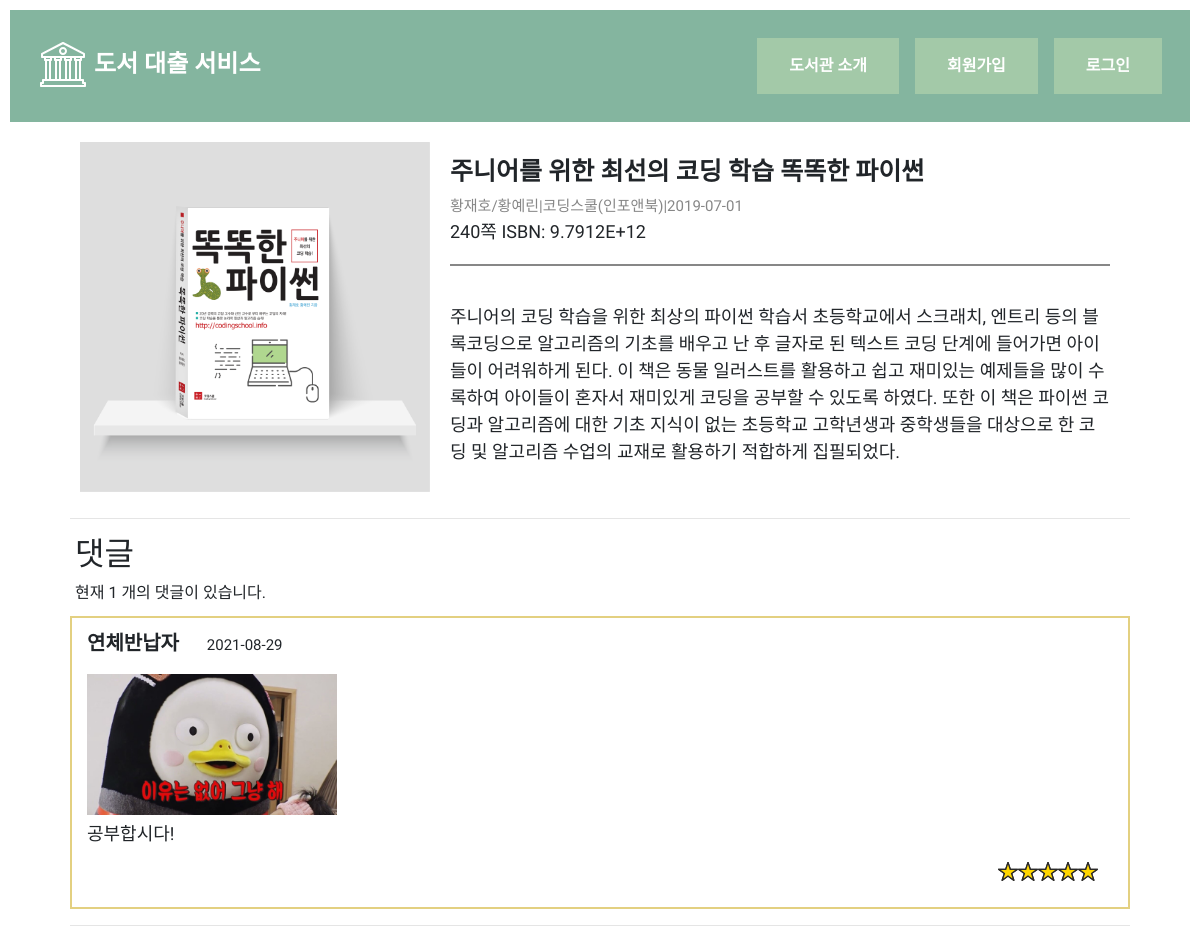
Screenshot of /detail/book/1/12398978982 with the database file from the repository.
### check_out_book/models.py (models this page shows, shortened)
class Book(db.Model):
    __tablename__ = 'BOOK'
    id = db.Column(db.Integer, primary_key=True, nullable=False)
    book_name = db.Column(db.String(100), nullable=False)
    publisher = db.Column(db.String(60), nullable=False)
    author = db.Column(db.String(30))
    publication_date = db.Column(db.Date)
    pages = db.Column(db.Integer)
    isbn = db.Column(db.String(50))
    description = db.Column(db.String(255))
    link = db.Column(db.String(255))
    stock = db.Column(db.Integer)
    rating = db.Column(db.Integer, db.ForeignKey('BOOK_REVIEW.id'))

class BookReview(db.Model):
    __tablename__ = 'BOOK_REVIEW'
    id = db.Column(db.Integer, primary_key=True,
                   nullable=False, autoincrement=True)
    book_id = db.Column(db.String(100), db.ForeignKey(
        'BOOK.id'), nullable=False)
    user_name = db.Column(db.String(20), nullable=False)
    user_id = db.Column(db.String(70), db.ForeignKey('LIBRARY_USER.email'))
    rating = db.Column(db.Float)
    content = db.Column(db.Text())
    create_time = db.Column(db.Date)
    imagelink = db.Column(db.String(225))

### check_out_book/views/detail_view.py (the view)
@bp.route('/book/<int:book_id>/<string:photolink>')
def book_detail(book_id, photolink):
    print(book_id)
    print(photolink)
    book_info = Book.query.filter_by(id=book_id).first()
    bookreview = BookReview.query.filter_by(book_id=book_id).order_by(
        BookReview.id.desc()).all()  # 최신순 정렬
    return render_template('BookDetail.html', book_info=book_info, review_info=bookreview, photolink=photolink)

### check_out_book/templates/BookDetail.html (shortened to what this page needs)
{% extends "Base.html" %}
{% block page_content %}
{% if book_info %}
    <div class='book-detail-class'>
    <div class="book_info">
        <div class="plusimg">
        <img class="detail-img" src="../../../{{book_info.link}}"></div>
        <div class="book-info-detail">
        <p style="font-size: 25px; font-weight: bold; margin-bottom: 5px;">{{ book_info.book_name }}</p>
        <p style="color:#878787;font-size: 15px;margin: 0;">{{ book_info.author }}|{{ book_info.publisher }}|{{ book_info.publication_date }}</p>
        {{ book_info.pages }}쪽 ISBN: {{ book_info.isbn }}
        <hr style="border-left:none;border-right:none;border-top:none;border-bottom:2px solid#878787; height: 3px !important; display: block !important; width: 100% !important;"/>
    </div>
    <div class="total-description">
        <div  class="book-description">
            <p>{{ book_info.description }}</p>
        </div>
    </div>
    </div>
<hr/>
<div class="review">
    <h2 style="margin-left: 5px;">댓글</h2>
    <div class="review-now">현재 {{ review_info|length }} 개의 댓글이 있습니다.</div>
    {% for review in review_info %}
    <div class="review-user">
        <p style="padding-top:10px;padding-left:5px;"><span style="font-weight: bold; font-size:20px;"> {{review.user_name}}</span>&nbsp;&nbsp;&nbsp;&nbsp;&nbsp;&nbsp;
            <span style="font-size: 15px;">{{review.create_time}}</span></p>
        {% if (review.imagelink == none) or (review.imagelink|int == 12398978982) %}
        {%else%}
        <img style="margin-left: 5px; margin-bottom: 5px;" class="detailphoto-img" src="../../../static/uploads/{{review.imagelink}}">
        {%endif%}
        <div class="reviewinfo">
            <div style="margin-left:5px; font-size: 18px;">  {{ review.content }}</div>
        </div>
        <div class="star-review">
            <div class="star-ratings-review">
                <div class="star-ratings-fill space-x-2 text-lg" style="width:{{review.rating*20+1.5}}%">
                    <span>★</span><span>★</span><span>★</span><span>★</span><span>★</span>
                </div>
                <div class="star-ratings-base space-x-2 text-lg">
                    <span>★</span><span>★</span><span>★</span><span>★</span><span>★</span>
                </div>
            </div>
        </div>
    </div>
    {% endfor %}
</div>
<hr/>
</div>
{% endif %}
{% endblock %}

### check_out_book/static/style.css (style rules this page uses)
.plusimg { display: grid; margin-right: 20px; grid-row-start: 1; grid-row-end: 3; vertical-align: middle; }
.detail-img { height: 350px; }
.detailphoto-img { width: 250px; height: auto; }
body { margin: 10px; }
.book-detail-class { width: 1060px; margin: 0 auto; padding: 0; position: relative; }
.book_info { display: grid; grid-template-columns: repeat(3, 1fr); grid-template-rows: auto; font-size: 18px; font-family: "Gowun Dodum", sans-serif; align-items: center; padding: 10px 20px 10px 10px; margin-bottom: 15px; box-sizing: border-box; text-align: left; }
.book-info-detail { display: grid; grid-column-start: 2; grid-column-end: 4; flex-direction: column; }
.total-description { display: grid; grid-column-start: 2; grid-column-end: 4; font-family: "Gowun Dodum", sans-serif; }
.book-description { display: grid; }
.review { margin-bottom: 10px; font-family: "Gowun Dodum", sans-serif; }
.reviewinfo { margin-bottom: 10px; display: flex; }
.review-now { font-family: "Gowun Dodum", sans-serif; padding-bottom: 10px; margin-left: 5px; }
.review-user { margin-top: 1px; border: 2px solid #e3d081; box-sizing: border-box; padding-left: 10px; }
.star-review { display: flex; flex-direction: column; align-items: flex-end; margin-bottom: 10px; }
.star-ratings-review { font-family: "Jua", sans-serif; font-size: 20px; color: #aaa9a9; position: relative; unicode-bidi: bidi-override; width: max-content; margin-right: 30px; float: right; margin-bottom: 10px; -webkit-text-fill-color: transparent; -webkit-text-stroke-width: 1.3px; -webkit-text-stroke-color: #2b2a29; }
.star-ratings-fill { color: #fff58c; padding: 0; position: absolute; z-index: 1; display: flex; overflow: hidden; -webkit-text-fill-color: gold; }
.star-ratings-base { z-index: 0; padding: 0; }

### rows the page displays
Book: link (picture), book_name "주니어를 위한 최선의 코딩 학습 똑똑한 파이썬", author "황재호/황예린", publisher "코딩스쿨(인포앤북)", publication_date "2019-07-01", pages "240", isbn "9.7912E+12", description "주니어의 코딩 학습을 위한 최상의 파이썬 학습서 초등학교에서 스크래치, 엔트리 등의 블록코딩으로 알고리즘의 기초를 배우고 난 후 글자로 된 텍스트 코딩 단계에 들어가면 아이들이 어려워하게 된다. 이 책은 동물 일러스트를 활용하고 쉽고 재미있는 예제들을 많이 수록하여 아이들이 혼자서 재미있게 코딩을 공부할 수 있도록 하였다. 또한 이 책은 파이썬 코딩과 알고리즘에 대한 기초 지식이 없는 초등학교 고학년생과 중학생들을 대상으로 한 코딩 및 알고리즘 수업의 교재로 활용하기 적합하게 집필되었다."
BookReview: user_name "연체반납자", create_time "2021-08-29", imagelink (picture), content "공부합시다!", {{ review.rating*20+1.5 }} 101.5 (drawn)

### other values shown
{{ review_info|length }} "1"
